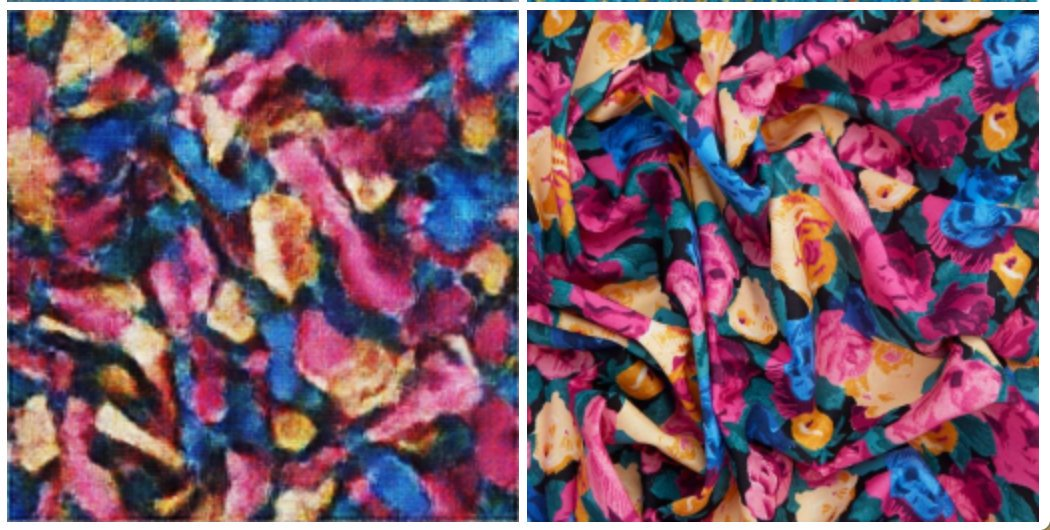
#> input picture output/summary/2.jpg, 1050 x 530 px, given in place of 2.jpeg, which was not available
$ python edge_detection.py
#> lines starting #> are read from the running program, lines starting #| are printed output that depends on the picture; pictures that were not available may be replaced by others from this repository, and a replacement may not be noted
import numpy as np
import scipy.ndimage
import PIL.Image
from skimage import exposure


def main():
    filename = '2.jpeg'
    im = PIL.Image.open(filename)
#> im is the input picture: PIL image 1050x530 RGB; mean R, G, B 124.1, 86.9, 104.5
    ima = np.asarray(im)
    img_eq = exposure.equalize_hist(ima)
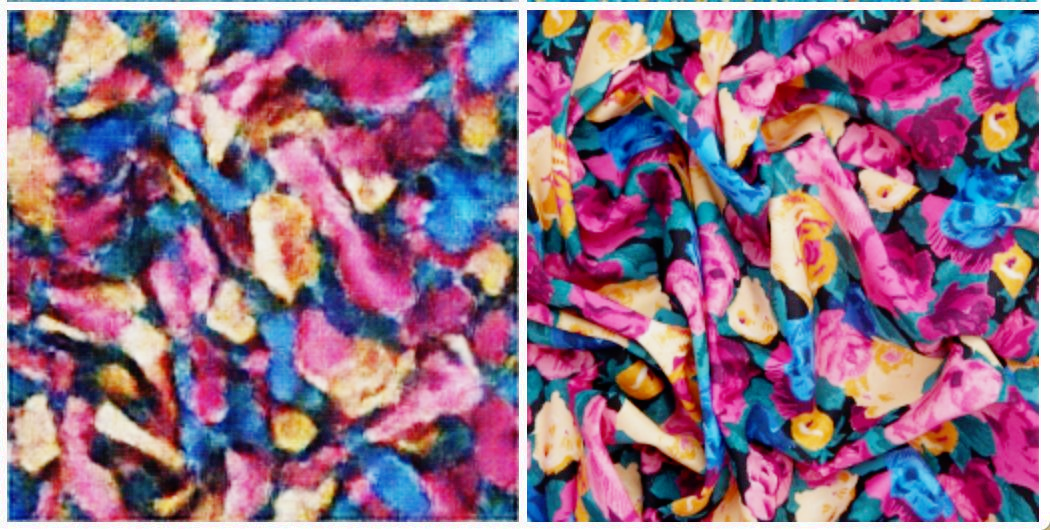
#> img_eq: shape (530, 1050, 3) float64; mean R, G, B 0.564, 0.424, 0.52
    img_sobel = scipy.ndimage.sobel(img_eq, axis=0)
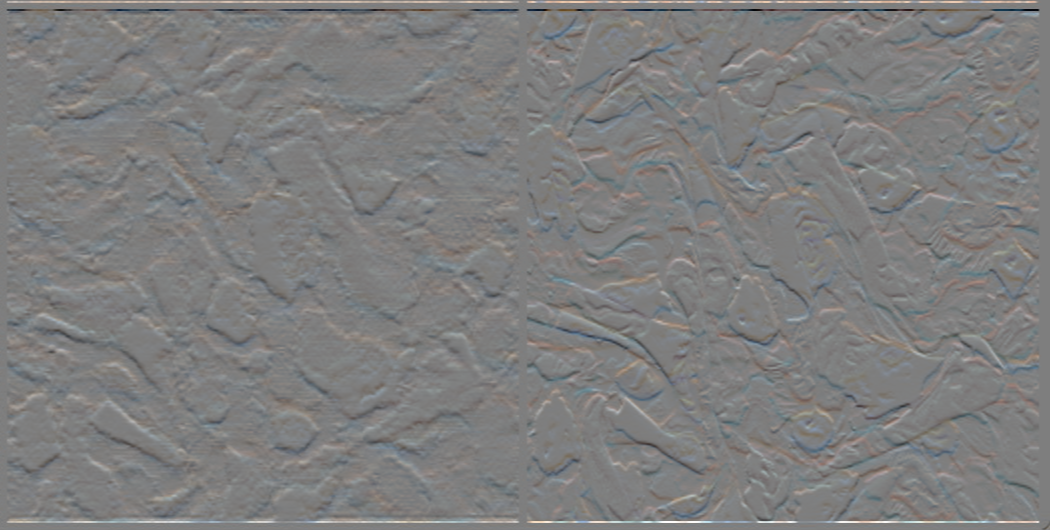
#> img_sobel: shape (530, 1050, 3) float64; mean R, G, B 0.0364, 0.0259, 0.0187; drawn with min black and max white
    im = PIL.Image.fromarray(img_sobel.astype('uint8'))
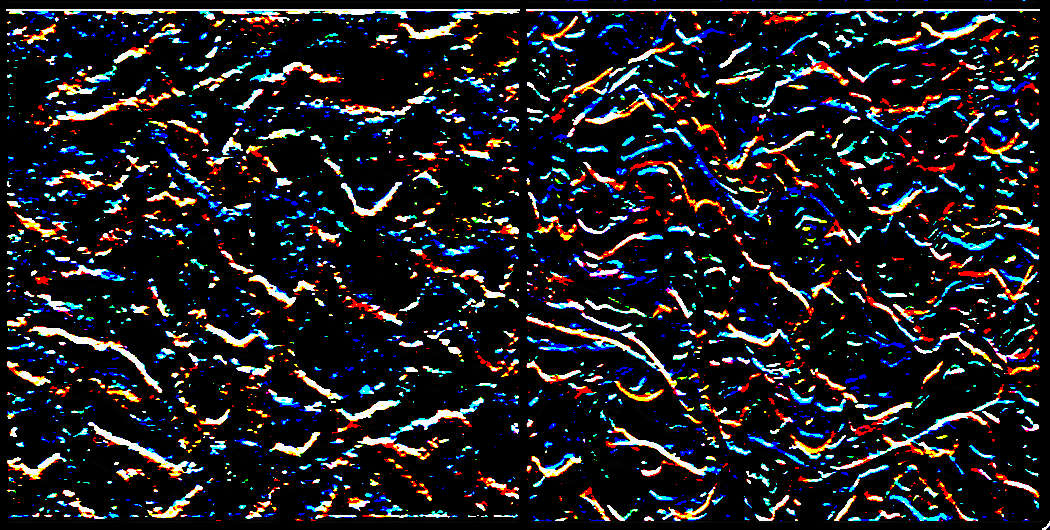
#> im: PIL image 1050x530 RGB; mean R, G, B 30.6, 30.8, 33.2
    im.save(filename.replace('.jpeg', '_sobeltest.png'))


if __name__ == '__main__':
    main()

$ run again, with output/summary/1.jpg copied over output/summary/2.jpg
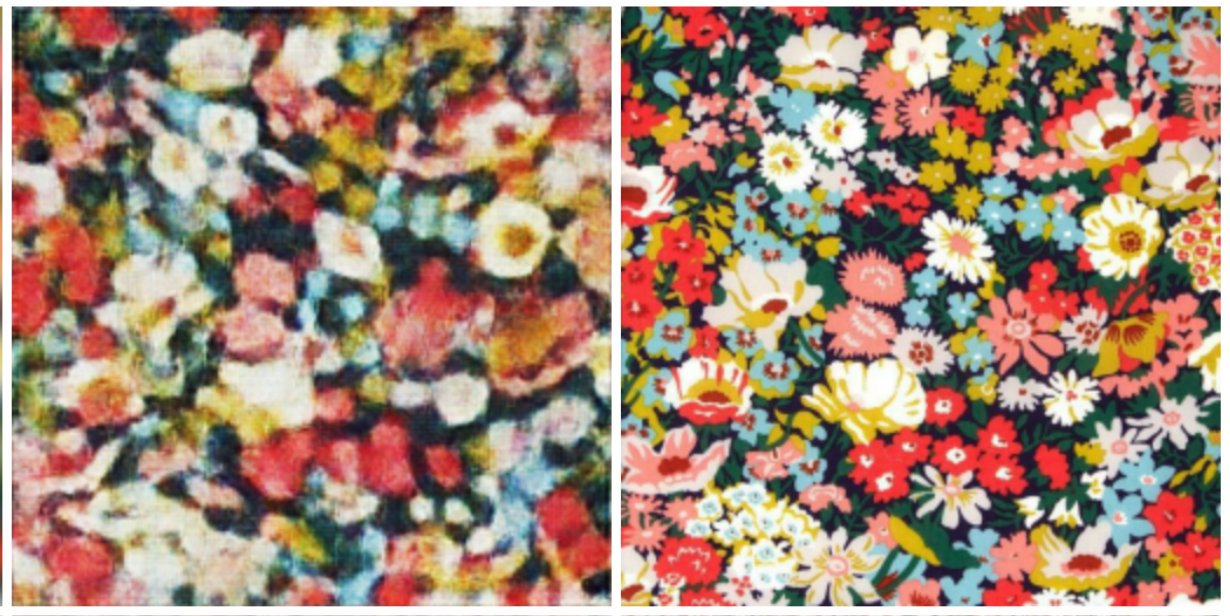
#> input picture output/summary/1.jpg, 1230 x 616 px, given in place of 2.jpeg, which was not available
#> in main, im is the input picture: PIL image 1230x616 RGB; mean R, G, B 161.5, 133.6, 115
#> in main, `img_sobel = scipy.ndimage.sobel(img_eq, axis=0)`:
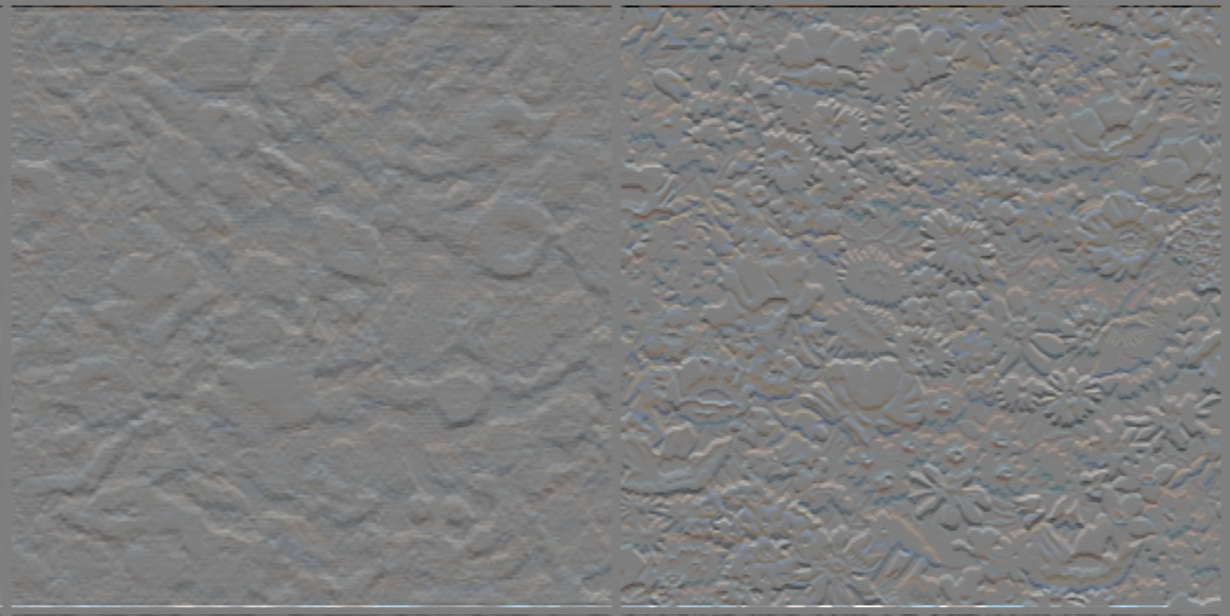
#> img_sobel: shape (616, 1230, 3) float64; mean R, G, B -0.00844, -0.00891, -0.00915; drawn with min black and max white
#> in main, `im = PIL.Image.fromarray(img_sobel.astype('uint8'))`:
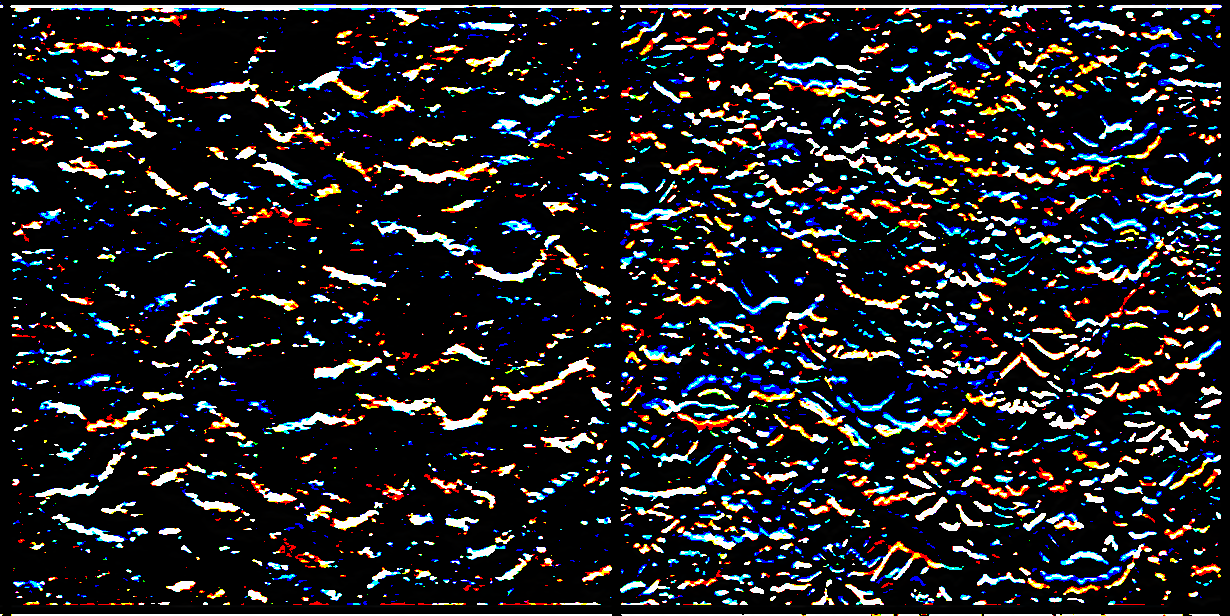
#> im: PIL image 1230x616 RGB; mean R, G, B 35.3, 34.9, 36.5
